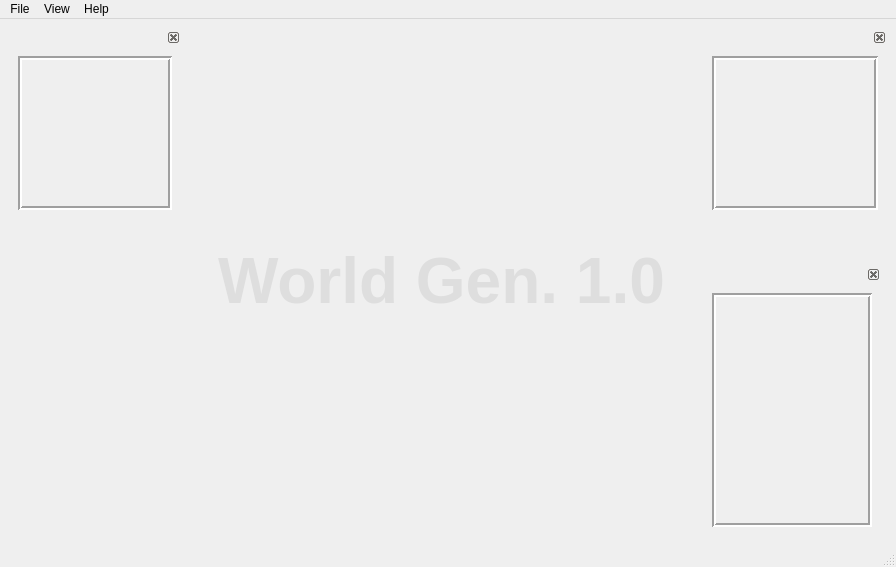
<?xml version="1.0" encoding="UTF-8"?>
<ui version="4.0">
 <class>MainWindow</class>
 <widget class="QMainWindow" name="MainWindow">
  <property name="geometry">
   <rect>
    <x>0</x>
    <y>0</y>
    <width>896</width>
    <height>567</height>
   </rect>
  </property>
  <property name="windowTitle">
   <string>MainWindow</string>
  </property>
  <widget class="QWidget" name="centralwidget">
   <layout class="QGridLayout" name="gridLayout_2">
    <item row="0" column="1" rowspan="3">
     <widget class="QStackedWidget" name="stackedWidget">
      <widget class="QWidget" name="page">
       <layout class="QGridLayout" name="gridLayout">
        <item row="1" column="1">
         <widget class="QLabel" name="label">
          <property name="text">
           <string>&lt;html&gt;&lt;head/&gt;&lt;body&gt;&lt;p align=&quot;center&quot;&gt;&lt;span style=&quot; font-size:48pt; font-weight:600; color:#dedede;&quot;&gt;World Gen. 1.0&lt;/span&gt;&lt;/p&gt;&lt;/body&gt;&lt;/html&gt;</string>
          </property>
         </widget>
        </item>
        <item row="2" column="1">
         <spacer name="verticalSpacer_2">
          <property name="orientation">
           <enum>Qt::Vertical</enum>
          </property>
          <property name="sizeHint" stdset="0">
           <size>
            <width>20</width>
            <height>40</height>
           </size>
          </property>
         </spacer>
        </item>
        <item row="0" column="1">
         <spacer name="verticalSpacer">
          <property name="orientation">
           <enum>Qt::Vertical</enum>
          </property>
          <property name="sizeHint" stdset="0">
           <size>
            <width>20</width>
            <height>40</height>
           </size>
          </property>
         </spacer>
        </item>
        <item row="1" column="2">
         <spacer name="horizontalSpacer_2">
          <property name="orientation">
           <enum>Qt::Horizontal</enum>
          </property>
          <property name="sizeType">
           <enum>QSizePolicy::Maximum</enum>
          </property>
          <property name="sizeHint" stdset="0">
           <size>
            <width>40</width>
            <height>20</height>
           </size>
          </property>
         </spacer>
        </item>
        <item row="1" column="0">
         <spacer name="horizontalSpacer">
          <property name="orientation">
           <enum>Qt::Horizontal</enum>
          </property>
          <property name="sizeType">
           <enum>QSizePolicy::Maximum</enum>
          </property>
          <property name="sizeHint" stdset="0">
           <size>
            <width>40</width>
            <height>20</height>
           </size>
          </property>
         </spacer>
        </item>
       </layout>
      </widget>
      <widget class="QWidget" name="page_2">
       <property name="sizePolicy">
        <sizepolicy hsizetype="Preferred" vsizetype="Preferred">
         <horstretch>0</horstretch>
         <verstretch>0</verstretch>
        </sizepolicy>
       </property>
       <layout class="QGridLayout" name="gridLayout_5">
        <item row="0" column="0">
         <widget class="QTabWidget" name="tabWidget">
          <property name="sizePolicy">
           <sizepolicy hsizetype="Expanding" vsizetype="Expanding">
            <horstretch>0</horstretch>
            <verstretch>0</verstretch>
           </sizepolicy>
          </property>
         </widget>
        </item>
       </layout>
      </widget>
     </widget>
    </item>
    <item row="0" column="2" colspan="2">
     <widget class="QDockWidget" name="normalDock">
      <property name="sizePolicy">
       <sizepolicy hsizetype="Fixed" vsizetype="Fixed">
        <horstretch>0</horstretch>
        <verstretch>0</verstretch>
       </sizepolicy>
      </property>
      <property name="floating">
       <bool>false</bool>
      </property>
      <property name="features">
       <set>QDockWidget::DockWidgetClosable</set>
      </property>
      <widget class="QWidget" name="dockWidgetContents_3">
       <layout class="QGridLayout" name="gridLayout_6">
        <item row="0" column="0">
         <widget class="QFrame" name="frame_2">
          <property name="frameShape">
           <enum>QFrame::Box</enum>
          </property>
          <property name="frameShadow">
           <enum>QFrame::Sunken</enum>
          </property>
          <property name="lineWidth">
           <number>2</number>
          </property>
          <layout class="QGridLayout" name="gridLayout_9">
           <item row="0" column="0">
            <widget class="QLabel" name="normalMapLabel">
             <property name="sizePolicy">
              <sizepolicy hsizetype="Preferred" vsizetype="Preferred">
               <horstretch>0</horstretch>
               <verstretch>0</verstretch>
              </sizepolicy>
             </property>
             <property name="minimumSize">
              <size>
               <width>128</width>
               <height>128</height>
              </size>
             </property>
             <property name="maximumSize">
              <size>
               <width>128</width>
               <height>128</height>
              </size>
             </property>
             <property name="text">
              <string>&lt;html&gt;&lt;head/&gt;&lt;body&gt;&lt;p&gt;&lt;br/&gt;&lt;/p&gt;&lt;/body&gt;&lt;/html&gt;</string>
             </property>
            </widget>
           </item>
          </layout>
         </widget>
        </item>
        <item row="1" column="0">
         <spacer name="verticalSpacer_4">
          <property name="orientation">
           <enum>Qt::Vertical</enum>
          </property>
          <property name="sizeType">
           <enum>QSizePolicy::Ignored</enum>
          </property>
          <property name="sizeHint" stdset="0">
           <size>
            <width>20</width>
            <height>40</height>
           </size>
          </property>
         </spacer>
        </item>
       </layout>
      </widget>
     </widget>
    </item>
    <item row="0" column="0" rowspan="2">
     <widget class="QDockWidget" name="highDock">
      <property name="sizePolicy">
       <sizepolicy hsizetype="Fixed" vsizetype="Fixed">
        <horstretch>0</horstretch>
        <verstretch>0</verstretch>
       </sizepolicy>
      </property>
      <property name="floating">
       <bool>false</bool>
      </property>
      <property name="features">
       <set>QDockWidget::DockWidgetClosable</set>
      </property>
      <widget class="QWidget" name="dockWidgetContents_2">
       <layout class="QGridLayout" name="gridLayout_4">
        <item row="2" column="0">
         <spacer name="verticalSpacer_3">
          <property name="orientation">
           <enum>Qt::Vertical</enum>
          </property>
          <property name="sizeHint" stdset="0">
           <size>
            <width>20</width>
            <height>40</height>
           </size>
          </property>
         </spacer>
        </item>
        <item row="1" column="0">
         <widget class="QFrame" name="frame">
          <property name="frameShape">
           <enum>QFrame::Box</enum>
          </property>
          <property name="frameShadow">
           <enum>QFrame::Sunken</enum>
          </property>
          <property name="lineWidth">
           <number>2</number>
          </property>
          <layout class="QGridLayout" name="gridLayout_8">
           <item row="0" column="0">
            <widget class="QLabel" name="hightMapLabel">
             <property name="sizePolicy">
              <sizepolicy hsizetype="Preferred" vsizetype="Preferred">
               <horstretch>0</horstretch>
               <verstretch>0</verstretch>
              </sizepolicy>
             </property>
             <property name="minimumSize">
              <size>
               <width>128</width>
               <height>128</height>
              </size>
             </property>
             <property name="maximumSize">
              <size>
               <width>128</width>
               <height>128</height>
              </size>
             </property>
             <property name="text">
              <string/>
             </property>
            </widget>
           </item>
          </layout>
         </widget>
        </item>
       </layout>
      </widget>
     </widget>
    </item>
    <item row="1" column="2" rowspan="2">
     <widget class="QDockWidget" name="infoDock">
      <property name="sizePolicy">
       <sizepolicy hsizetype="Fixed" vsizetype="Fixed">
        <horstretch>0</horstretch>
        <verstretch>0</verstretch>
       </sizepolicy>
      </property>
      <property name="floating">
       <bool>false</bool>
      </property>
      <property name="features">
       <set>QDockWidget::DockWidgetClosable</set>
      </property>
      <widget class="QWidget" name="dockWidgetContents_4">
       <layout class="QGridLayout" name="gridLayout_7">
        <item row="0" column="0">
         <widget class="QFrame" name="frame_3">
          <property name="frameShape">
           <enum>QFrame::Box</enum>
          </property>
          <property name="frameShadow">
           <enum>QFrame::Sunken</enum>
          </property>
          <property name="lineWidth">
           <number>2</number>
          </property>
          <layout class="QGridLayout" name="gridLayout_10">
           <item row="1" column="0" colspan="2">
            <widget class="QLabel" name="posLabel">
             <property name="sizePolicy">
              <sizepolicy hsizetype="Preferred" vsizetype="Preferred">
               <horstretch>0</horstretch>
               <verstretch>0</verstretch>
              </sizepolicy>
             </property>
             <property name="minimumSize">
              <size>
               <width>128</width>
               <height>0</height>
              </size>
             </property>
             <property name="maximumSize">
              <size>
               <width>123123</width>
               <height>123123</height>
              </size>
             </property>
             <property name="text">
              <string>&lt;html&gt;&lt;head/&gt;&lt;body&gt;&lt;p&gt;&lt;br/&gt;&lt;/p&gt;&lt;/body&gt;&lt;/html&gt;</string>
             </property>
            </widget>
           </item>
           <item row="5" column="0">
            <widget class="QLabel" name="seedLabel">
             <property name="sizePolicy">
              <sizepolicy hsizetype="Preferred" vsizetype="Preferred">
               <horstretch>0</horstretch>
               <verstretch>0</verstretch>
              </sizepolicy>
             </property>
             <property name="minimumSize">
              <size>
               <width>128</width>
               <height>0</height>
              </size>
             </property>
             <property name="maximumSize">
              <size>
               <width>123123</width>
               <height>123123</height>
              </size>
             </property>
             <property name="text">
              <string>&lt;html&gt;&lt;head/&gt;&lt;body&gt;&lt;p&gt;&lt;br/&gt;&lt;/p&gt;&lt;/body&gt;&lt;/html&gt;</string>
             </property>
            </widget>
           </item>
           <item row="4" column="0">
            <widget class="QLabel" name="angleLabel">
             <property name="sizePolicy">
              <sizepolicy hsizetype="Preferred" vsizetype="Preferred">
               <horstretch>0</horstretch>
               <verstretch>0</verstretch>
              </sizepolicy>
             </property>
             <property name="minimumSize">
              <size>
               <width>128</width>
               <height>0</height>
              </size>
             </property>
             <property name="maximumSize">
              <size>
               <width>123123</width>
               <height>123123</height>
              </size>
             </property>
             <property name="text">
              <string>&lt;html&gt;&lt;head/&gt;&lt;body&gt;&lt;p&gt;&lt;br/&gt;&lt;/p&gt;&lt;/body&gt;&lt;/html&gt;</string>
             </property>
            </widget>
           </item>
           <item row="6" column="0">
            <spacer name="verticalSpacer_5">
             <property name="orientation">
              <enum>Qt::Vertical</enum>
             </property>
             <property name="sizeHint" stdset="0">
              <size>
               <width>20</width>
               <height>40</height>
              </size>
             </property>
            </spacer>
           </item>
          </layout>
         </widget>
        </item>
       </layout>
      </widget>
     </widget>
    </item>
   </layout>
   <zorder>stackedWidget</zorder>
   <zorder>label</zorder>
   <zorder>highDock</zorder>
   <zorder>normalDock</zorder>
   <zorder>infoDock</zorder>
  </widget>
  <widget class="QMenuBar" name="menubar">
   <property name="geometry">
    <rect>
     <x>0</x>
     <y>0</y>
     <width>896</width>
     <height>21</height>
    </rect>
   </property>
   <widget class="QMenu" name="menuFile">
    <property name="title">
     <string>File</string>
    </property>
    <addaction name="actionNew"/>
    <addaction name="separator"/>
    <addaction name="actionSave_image"/>
    <addaction name="separator"/>
    <addaction name="actionImport_maps"/>
    <addaction name="separator"/>
    <addaction name="actionImport_settings"/>
    <addaction name="separator"/>
    <addaction name="actionRegenerate"/>
    <addaction name="separator"/>
    <addaction name="actionClose"/>
    <addaction name="separator"/>
    <addaction name="actionExit"/>
   </widget>
   <widget class="QMenu" name="menuView">
    <property name="title">
     <string>View</string>
    </property>
    <addaction name="actionNormal_map"/>
    <addaction name="actionHigh_map"/>
    <addaction name="actionInformation"/>
   </widget>
   <widget class="QMenu" name="menuHelp">
    <property name="title">
     <string>Help</string>
    </property>
    <addaction name="actionAbout_programm"/>
    <addaction name="actionAuthors"/>
    <addaction name="actionDocumentation"/>
   </widget>
   <addaction name="menuFile"/>
   <addaction name="menuView"/>
   <addaction name="menuHelp"/>
  </widget>
  <widget class="QStatusBar" name="statusbar"/>
  <action name="actionNew">
   <property name="text">
    <string>New...</string>
   </property>
  </action>
  <action name="actionSave">
   <property name="text">
    <string>Save </string>
   </property>
  </action>
  <action name="actionExit">
   <property name="text">
    <string>Exit</string>
   </property>
  </action>
  <action name="actionTrees">
   <property name="text">
    <string>Trees</string>
   </property>
  </action>
  <action name="actionShow">
   <property name="text">
    <string>Show</string>
   </property>
  </action>
  <action name="actionClouds">
   <property name="text">
    <string>Clouds</string>
   </property>
  </action>
  <action name="actionRocks">
   <property name="text">
    <string>Rocks</string>
   </property>
  </action>
  <action name="actionGrass">
   <property name="text">
    <string>Grass</string>
   </property>
  </action>
  <action name="actionAbout_programm">
   <property name="text">
    <string>About programm</string>
   </property>
  </action>
  <action name="actionAuthors">
   <property name="text">
    <string>Authors</string>
   </property>
  </action>
  <action name="actionDocumentation">
   <property name="text">
    <string>Documentation</string>
   </property>
  </action>
  <action name="actionRegenerate">
   <property name="text">
    <string>Regenerate...</string>
   </property>
  </action>
  <action name="actionOpen">
   <property name="text">
    <string>Open...</string>
   </property>
  </action>
  <action name="actionRecent">
   <property name="text">
    <string>Recent...</string>
   </property>
  </action>
  <action name="actionSave_as">
   <property name="text">
    <string>Save as...</string>
   </property>
  </action>
  <action name="actionSave_all">
   <property name="text">
    <string>Save all...</string>
   </property>
  </action>
  <action name="actionSave_image">
   <property name="text">
    <string>Save image...</string>
   </property>
  </action>
  <action name="actionClose">
   <property name="text">
    <string>Close</string>
   </property>
  </action>
  <action name="actionRegenerate_chunk">
   <property name="text">
    <string>Regenerate...</string>
   </property>
  </action>
  <action name="actionDetailes">
   <property name="text">
    <string>Detailes...</string>
   </property>
  </action>
  <action name="actionImport_maps">
   <property name="text">
    <string>Import maps</string>
   </property>
  </action>
  <action name="actionImport_settings">
   <property name="text">
    <string>Import settings</string>
   </property>
  </action>
  <action name="actionNormal_map">
   <property name="text">
    <string>Normal map</string>
   </property>
  </action>
  <action name="actionHigh_map">
   <property name="text">
    <string>High map</string>
   </property>
  </action>
  <action name="actionInformation">
   <property name="text">
    <string>Information</string>
   </property>
  </action>
  <action name="actionWater">
   <property name="text">
    <string>Water</string>
   </property>
  </action>
 </widget>
 <resources/>
 <connections/>
</ui>
